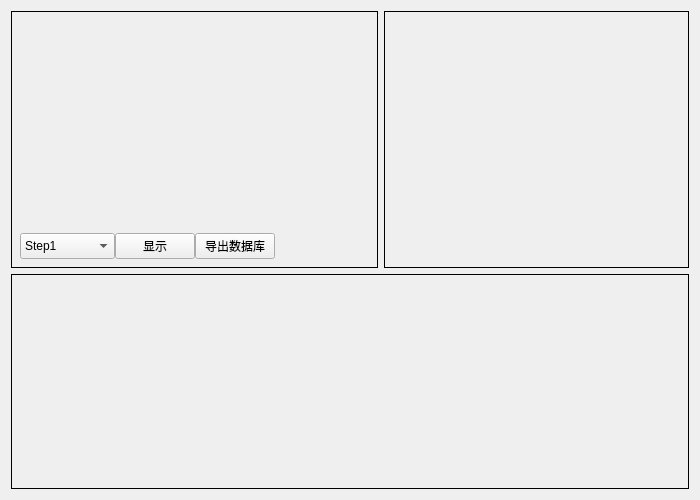
<?xml version="1.0" encoding="UTF-8"?>
<ui version="4.0">
 <class>Step10</class>
 <widget class="QWidget" name="Step10">
  <property name="geometry">
   <rect>
    <x>0</x>
    <y>0</y>
    <width>700</width>
    <height>500</height>
   </rect>
  </property>
  <property name="sizePolicy">
   <sizepolicy hsizetype="Preferred" vsizetype="Expanding">
    <horstretch>0</horstretch>
    <verstretch>0</verstretch>
   </sizepolicy>
  </property>
  <property name="minimumSize">
   <size>
    <width>600</width>
    <height>500</height>
   </size>
  </property>
  <property name="windowTitle">
   <string>Form</string>
  </property>
  <layout class="QVBoxLayout" name="verticalLayout" stretch="6,5">
   <item>
    <layout class="QHBoxLayout" name="horizontalLayout" stretch="6,5">
     <item>
      <widget class="QWidget" name="widget" native="true">
       <property name="sizePolicy">
        <sizepolicy hsizetype="MinimumExpanding" vsizetype="Expanding">
         <horstretch>0</horstretch>
         <verstretch>0</verstretch>
        </sizepolicy>
       </property>
       <property name="minimumSize">
        <size>
         <width>300</width>
         <height>200</height>
        </size>
       </property>
       <property name="styleSheet">
        <string notr="true">#widget{border:1px solid black}</string>
       </property>
       <layout class="QVBoxLayout" name="verticalLayout_3">
        <item>
         <widget class="QWidget" name="widget_2" native="true">
          <property name="sizePolicy">
           <sizepolicy hsizetype="Preferred" vsizetype="Expanding">
            <horstretch>0</horstretch>
            <verstretch>0</verstretch>
           </sizepolicy>
          </property>
          <property name="minimumSize">
           <size>
            <width>300</width>
            <height>0</height>
           </size>
          </property>
          <property name="styleSheet">
           <string notr="true">image: url(:/image/back.png);
border-color: rgb(0, 0, 0);border:1px;</string>
          </property>
         </widget>
        </item>
        <item>
         <layout class="QHBoxLayout" name="horizontalLayout_3">
          <property name="spacing">
           <number>0</number>
          </property>
          <item>
           <widget class="QComboBox" name="comboBox">
            <property name="sizePolicy">
             <sizepolicy hsizetype="Expanding" vsizetype="Fixed">
              <horstretch>0</horstretch>
              <verstretch>0</verstretch>
             </sizepolicy>
            </property>
            <property name="maximumSize">
             <size>
              <width>100</width>
              <height>30</height>
             </size>
            </property>
            <item>
             <property name="text">
              <string>Step1</string>
             </property>
            </item>
            <item>
             <property name="text">
              <string>Step2</string>
             </property>
            </item>
            <item>
             <property name="text">
              <string>Step3</string>
             </property>
            </item>
            <item>
             <property name="text">
              <string>Step4</string>
             </property>
            </item>
            <item>
             <property name="text">
              <string>Step5</string>
             </property>
            </item>
            <item>
             <property name="text">
              <string>Step6</string>
             </property>
            </item>
            <item>
             <property name="text">
              <string>Step7</string>
             </property>
            </item>
            <item>
             <property name="text">
              <string>Step8</string>
             </property>
            </item>
            <item>
             <property name="text">
              <string>Step9</string>
             </property>
            </item>
            <item>
             <property name="text">
              <string>Step10</string>
             </property>
            </item>
           </widget>
          </item>
          <item>
           <widget class="QPushButton" name="pushButton_3">
            <property name="text">
             <string>显示</string>
            </property>
           </widget>
          </item>
          <item>
           <widget class="QPushButton" name="pushButton_5">
            <property name="text">
             <string>导出数据库</string>
            </property>
           </widget>
          </item>
          <item>
           <spacer name="horizontalSpacer">
            <property name="orientation">
             <enum>Qt::Horizontal</enum>
            </property>
            <property name="sizeHint" stdset="0">
             <size>
              <width>40</width>
              <height>20</height>
             </size>
            </property>
           </spacer>
          </item>
         </layout>
        </item>
       </layout>
      </widget>
     </item>
     <item>
      <widget class="QWidget" name="widget_3" native="true">
       <property name="minimumSize">
        <size>
         <width>300</width>
         <height>0</height>
        </size>
       </property>
       <layout class="QVBoxLayout" name="verticalLayout_2">
        <property name="leftMargin">
         <number>0</number>
        </property>
        <property name="topMargin">
         <number>0</number>
        </property>
        <property name="rightMargin">
         <number>0</number>
        </property>
        <property name="bottomMargin">
         <number>0</number>
        </property>
        <item>
         <widget class="QStackedWidget" name="stackedWidget">
          <property name="sizePolicy">
           <sizepolicy hsizetype="Minimum" vsizetype="Preferred">
            <horstretch>0</horstretch>
            <verstretch>0</verstretch>
           </sizepolicy>
          </property>
          <property name="minimumSize">
           <size>
            <width>0</width>
            <height>0</height>
           </size>
          </property>
          <property name="styleSheet">
           <string notr="true">#stackedWidget{border:1px solid black}</string>
          </property>
          <property name="currentIndex">
           <number>0</number>
          </property>
          <widget class="QWidget" name="page"/>
          <widget class="QWidget" name="page_2"/>
         </widget>
        </item>
       </layout>
      </widget>
     </item>
    </layout>
   </item>
   <item>
    <widget class="QStackedWidget" name="stackedWidget_2">
     <property name="sizePolicy">
      <sizepolicy hsizetype="Preferred" vsizetype="MinimumExpanding">
       <horstretch>0</horstretch>
       <verstretch>0</verstretch>
      </sizepolicy>
     </property>
     <property name="minimumSize">
      <size>
       <width>0</width>
       <height>200</height>
      </size>
     </property>
     <property name="styleSheet">
      <string notr="true">#stackedWidget_2{border:1px solid black}</string>
     </property>
     <widget class="QWidget" name="page_3">
      <layout class="QGridLayout" name="gridLayout_2">
       <property name="leftMargin">
        <number>90</number>
       </property>
       <property name="rightMargin">
        <number>90</number>
       </property>
      </layout>
     </widget>
     <widget class="QWidget" name="page_4"/>
    </widget>
   </item>
  </layout>
 </widget>
 <resources/>
 <connections/>
</ui>
